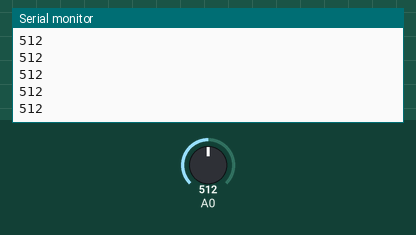
Bench run of a sketch on a simulated Arduino Uno, built with avr-gcc and run on an emulated ATmega328P. Shown: the last lines printed to the serial monitor. The test bench sets the inputs (shaded band); at power-on: A0 = 512.

Above: at 1.2 s.
1.3 s: A0 set to 716
At 2.4 s:
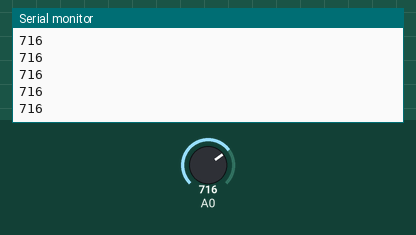
2.8 s: A0 set to 900
At 3.4 s:
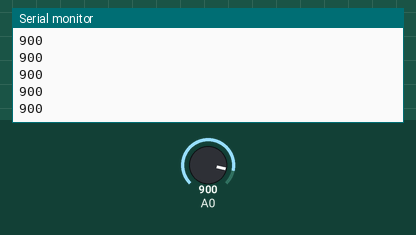
Timing chart, 0 to 5.8 s (numbered marks = the images above; inputs shaded):
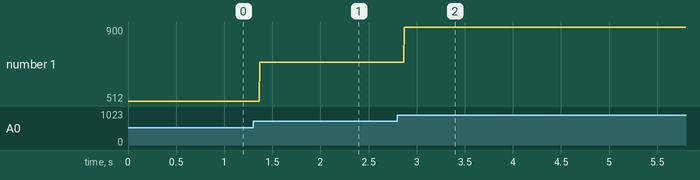

The sketch:

Testing_Sensor_Garis.ino
```cpp
void setup() {
  // put your setup code here, to run once:
  pinMode(A0, INPUT);
  Serial.begin(9600);

}

void loop() {
  int data = analogRead(PC0);
  Serial.println(data);
  // put your main code here, to run repeatedly:

}
```

Measured:
- after the input at 1.3 s, the serial monitor: prints a new line after 0.07 s (image 1)
- after the input at 2.8 s, the serial monitor: prints a new line after 0.07 s (image 2)
- plotted number 1: 512 → 716 after the input at 1.3 s, 716 → 900 after the input at 2.8 s
